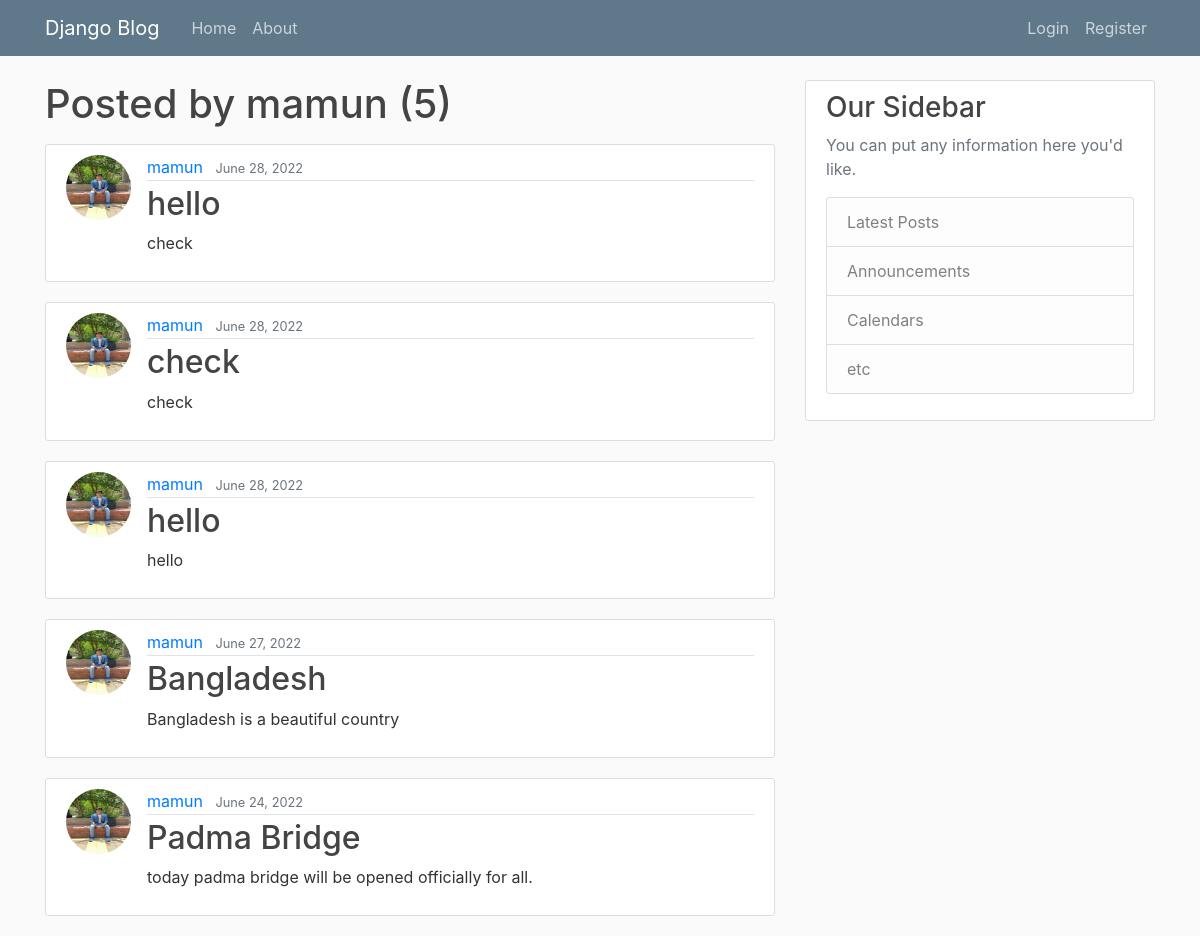
Screenshot of /user/mamun with the database file from the repository.
### blog/models.py (models this page shows, shortened)
class Post(models.Model):
	title=models.CharField(max_length=100)
	content = models.TextField()
	date_posted=models.DateTimeField(default=timezone.now)
	author=models.ForeignKey(User, on_delete=models.CASCADE)

### users/models.py (models this page shows, shortened)
class Profile(models.Model):
	user=models.OneToOneField(User, on_delete=models.CASCADE)
	image= models.ImageField(default='default.jpg', upload_to='profile_pics')

### blog/views.py (the view)
# urls.py: path('user/<str:username>', UserPostListView.as_view(), name='user-posts'),
class UserPostListView(ListView):
	model= Post
	template_name = 'blog/user_posts.html'
	context_object_name = 'posts'
	paginate_by = 5
	def get_queryset(self):
		user = get_object_or_404(User, username = self.kwargs.get('username'))
		return Post.objects.filter(author=user).order_by('-date_posted')

### blog/templates/blog/user_posts.html (shortened to what this page needs)
{% extends "blog/base.html"%}
{% block content %}
    <h1 class = mb-3> Posted by {{view.kwargs.username}} ({{page_obj.paginator.count}})</h1>
	{% for post in posts%}
	<article class="media content-section">
        <img class="rounded-circle article-img" src="{{ post.author.profile.image.url }}">
      <div class="media-body">
        <div class="article-metadata">
          <a class="mr-2" href="{% url 'user-posts' post.author.username %}">{{ post.author }}</a>
          <small class="text-muted">{{ post.date_posted| date:"F d, Y" }}</small>
        </div>
        <h2><a class="article-title" href="{% url 'post-detail' post.id %}">{{ post.title }}</a></h2>
        <p class="article-content">{{ post.content }}</p>
      </div>
    </article>
	{% endfor %}
{% endblock content %}

### blog/static/blog/main.css (style rules this page uses)
body { background: #fafafa; color: #333333; margin-top: 5rem; }
h1, h2, h3, h4, h5, h6 { color: #444444; }
.content-section { background: #ffffff; padding: 10px 20px; border: 1px solid #dddddd; border-radius: 3px; margin-bottom: 20px; }
.article-title { color: #444444; }
.article-content { white-space: pre-line; }
.article-img { height: 65px; width: 65px; margin-right: 16px; }
.article-metadata { padding-bottom: 1px; margin-bottom: 4px; border-bottom: 1px solid #e3e3e3 }

### rows the page displays
Post: author.profile.image (picture), author "mamun", date_posted "June 28, 2022", title "hello", content "check"
Post: author.profile.image (picture), author "mamun", date_posted "June 28, 2022", title "check", content "check"
Post: author.profile.image (picture), author "mamun", date_posted "June 28, 2022", title "hello", content "hello"
Post: author.profile.image (picture), author "mamun", date_posted "June 27, 2022", title "Bangladesh", content "Bangladesh is a beautiful country"
Post: author.profile.image (picture), author "mamun", date_posted "June 24, 2022", title "Padma Bridge", content "today padma bridge will be opened officially for all."

### other values shown
{{ view.kwargs.username }} "mamun"
{{ page_obj.paginator.count }} "5"
